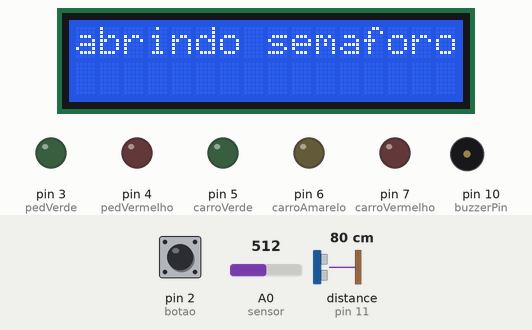
The sketch below on a simulated Arduino Uno, built with avr-gcc and run on an emulated ATmega328P. On the bench: 16×2 character LCD, output pins drawn as LEDs (lit = HIGH), buzzer (waves = sounding). Wiring (inferred from the names in the program): ultrasonic range finder: trigger pin 12; echo pin 11. Dashed ring = blinking. The inputs (shaded band) are chosen by the test bench; at power-on: A0 (sensor) = 512, distance to the obstacle (sensor on pin 11) 80 cm, pin 2 (botao) LOW. The echo pulse lasts 58.3 µs per cm; pins used as bus, display or sensor lines are not drawn; what the sketch prints to the serial monitor is not drawn.

Above: at 0.18 s.
1.3 s: A0 (sensor) set to 463
2.8 s: A0 (sensor) set to 433
At 3.9 s:
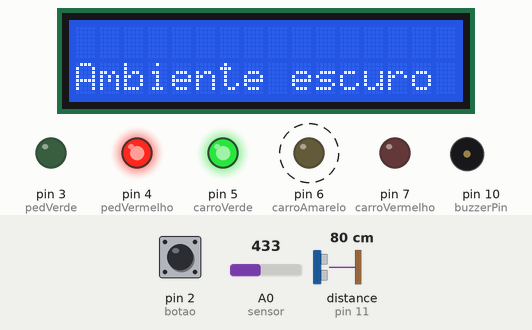
6.1 s: distance to the obstacle (sensor on pin 11) set to 2 cm
9.4 s: distance to the obstacle (sensor on pin 11) set to 35 cm
12.2 s: distance to the obstacle (sensor on pin 11) set to 250 cm
At 13.5 s:
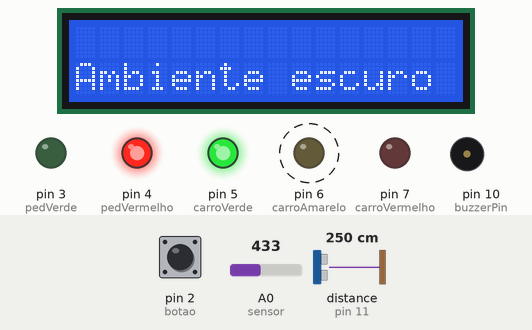
15.5 s: distance to the obstacle (sensor on pin 11) set to 155 cm
18.8 s: distance to the obstacle (sensor on pin 11) set to 147 cm
At 20.05 s:
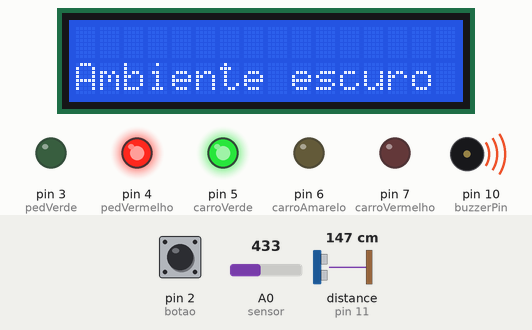
Timing chart, 0 to 23.1 s (numbered marks = the images above; inputs shaded):
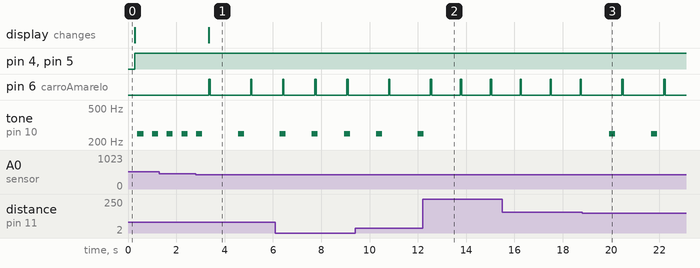

Measured:
- the behaviour switches between 450 and 449 on A0 (sensor) (found by bisection; images 0 and 1)
- the behaviour switches between 152 and 151 cm on distance to the obstacle (sensor on pin 11) (found by bisection; images 2 and 3)
- after the input at 2.8 s, pin 6 (carroAmarelo): alternates HIGH for 0.05 s and LOW for 1.7 s, starting after 0.55 s; tone on pin 10 (buzzerPin): silent → 250 Hz after 1.8 s, → silent 0.25 s later; the display: changes after 0.55 s (image 1)
- after the input at 12.2 s, pin 6 (carroAmarelo): alternates HIGH for 0.05 s and LOW for 1.2 s, starting after 1.6 s; tone on pin 10 (buzzerPin): goes on until 12.3 s, then stays silent
- after the input at 18.8 s, pin 6 (carroAmarelo): alternates HIGH for 0.05 s and LOW for 1.7 s, starting after 1.6 s; tone on pin 10 (buzzerPin): alternates 250 Hz for 0.25 s and silent for 1.5 s, starting after 1.1 s
- by itself, tone on pin 10 (buzzerPin): alternates 250 Hz for 0.25 s and silent for 0.36 s

The sketch:

semaforo.ino
```cpp
#include <LiquidCrystal_I2C.h>

int velorSensor;
//Constantes referentes aos semaforos
const int sensor      = 0;
const int carroVermelho = 7;
const int carroAmarelo  = 6;
const int carroVerde  = 5;

const int pedVermelho = 4;
const int pedVerde    = 3;

const int botao     = 2;

const int buzzerPin   = 10;

const int trigPin = 12;
const int echoPin = 11;
float duration, distance;

//Variaveis referentes a tempo e estado do semaforo
int tempoTravessia    = 5000;
int estado        = 0;
long changeTime;


LiquidCrystal_I2C lcd(0x27, 16, 2);

void setup(){
  //Tipando as pinagens
  pinMode (carroVermelho, OUTPUT);
  pinMode (carroAmarelo, OUTPUT);
  pinMode (carroVerde, OUTPUT);

  pinMode (pedVermelho, OUTPUT);
  pinMode (pedVerde, OUTPUT);

  pinMode (botao, INPUT);

  pinMode(trigPin, OUTPUT);
  pinMode(echoPin, INPUT);

  pinMode(buzzerPin,   OUTPUT); // Define o pino do buzzer como saída
//Inicialização da comunicação serial
    Serial.begin(9600);

        lcd.init();
    lcd.backlight();
}
void loop(){
   int valorSensor = analogRead(sensor);
   int state = digitalRead (botao);
  if (valorSensor < 450){
      lcd.clear();
      Serial.println("Ambiente considerado escuro");
      lcd.setCursor(0, 1);
      lcd.print("Ambiente escuro");

      apagaLeds();
      Serial.print("Valor lido pelo sensor: ");
    Serial.println(valorSensor);
    Serial.println("========================================");
    Serial.println();
    delay(1000);
      }else if (state == HIGH && (millis() - changeTime) > 5000){
        lcd.clear();
      Serial.println ("AGUARDE! Fechando semaforo para os carros.");
      lcd.setCursor(0,0);
      lcd.print("AGUARDE!");
      delay(100);
      lcd.clear();
      lcd.setCursor(0,0);
      lcd.print("Fechando semaforo ");
      delay(200);
      lcd.clear();
      changeLights();
      estado = 0;
      }else{
        lcd.clear();
      if (estado == 0){
        Serial.println("Semaforo aberto para os carros e fechado para pedestres");
      lcd.setCursor(0,0);
      lcd.print("abrindo semaforo ");
      delay(200);
      lcd.clear();
        estado =1;
      }
}

  digitalWrite (carroVerde, HIGH);
  digitalWrite (pedVermelho, HIGH);
  digitalWrite(trigPin, LOW);
  delayMicroseconds(10);
  digitalWrite(trigPin, HIGH);
  delayMicroseconds(10);
  digitalWrite(trigPin, LOW);

  duration = pulseIn(echoPin, HIGH);
  distance = (duration*.0343)/2;
  Serial.print("Distance: ");
  Serial.println(distance);
  delay(100);


     if (distance > 30.99 && distance < 150.99){
  tone(buzzerPin, 250, 250);
   delay(500);
  }

   else if(distance < 30.99){
    tone(buzzerPin, 250, 250);
    delay(100);
   }

  }
void changeLights(){
  digitalWrite (carroVerde, LOW);
  digitalWrite (carroAmarelo, HIGH);
  delay(2000);
  digitalWrite (carroAmarelo, LOW);
  digitalWrite (carroVermelho, HIGH);
  delay(1000);
  digitalWrite (pedVermelho, LOW);
  digitalWrite (pedVerde, HIGH);
  Serial.println("Pedestre, pode atravessar");
  lcd.setCursor(0,0);
  lcd.print("Pedestre liberado ");
  delay(tempoTravessia);

  for(int x = 10; x >= 1; x--){
      lcd.clear();
    tone(buzzerPin, 250, 250);
    Serial.println ("ATENCAO, o semaforo do pedestre fechara em " + (String)x + " segundos");
    lcd.setCursor(0,0);
    lcd.print("abrindo " +(String)x);
    digitalWrite (pedVerde, HIGH);
    delay(500);
    digitalWrite (pedVerde, LOW);
    delay(500);
  }
  lcd.clear();
  digitalWrite (pedVermelho, HIGH);
  delay(500);
  digitalWrite (carroVermelho, LOW);
  delay(1000);
  digitalWrite (carroVerde, HIGH);
  changeTime = millis();
  }
void apagaLeds(){

    digitalWrite (carroAmarelo, HIGH);
    delay(50);
    digitalWrite (carroAmarelo, LOW);
    delay(50);


}
```
